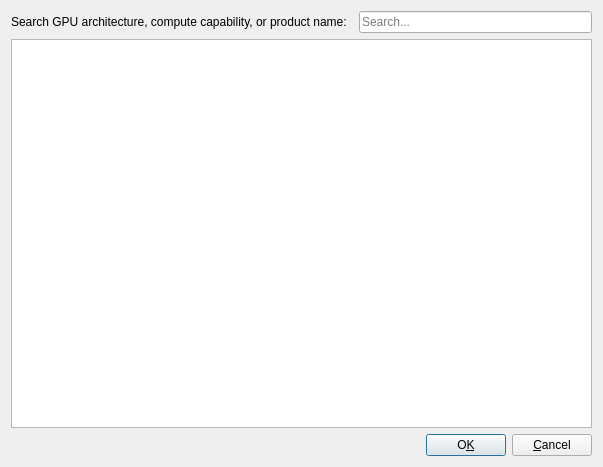
<?xml version="1.0" encoding="UTF-8"?>
<ui version="4.0">
 <class>rgTargetGpusDialog</class>
 <widget class="QDialog" name="rgTargetGpusDialog">
  <property name="geometry">
   <rect>
    <x>0</x>
    <y>0</y>
    <width>603</width>
    <height>467</height>
   </rect>
  </property>
  <property name="windowTitle">
   <string>Select Target GPUs</string>
  </property>
  <layout class="QGridLayout" name="gridLayout_2">
   <item row="0" column="0">
    <layout class="QVBoxLayout" name="verticalLayout">
     <item>
      <layout class="QGridLayout" name="gridLayout" columnstretch="0,0">
       <property name="sizeConstraint">
        <enum>QLayout::SetDefaultConstraint</enum>
       </property>
       <property name="horizontalSpacing">
        <number>12</number>
       </property>
       <item row="1" column="1">
        <widget class="QLineEdit" name="searchTextbox">
         <property name="sizePolicy">
          <sizepolicy hsizetype="Minimum" vsizetype="Fixed">
           <horstretch>0</horstretch>
           <verstretch>0</verstretch>
          </sizepolicy>
         </property>
         <property name="minimumSize">
          <size>
           <width>180</width>
           <height>0</height>
          </size>
         </property>
         <property name="placeholderText">
          <string>Search...</string>
         </property>
        </widget>
       </item>
       <item row="1" column="0">
        <widget class="QLabel" name="searchTextLabel">
         <property name="sizePolicy">
          <sizepolicy hsizetype="Maximum" vsizetype="Preferred">
           <horstretch>0</horstretch>
           <verstretch>0</verstretch>
          </sizepolicy>
         </property>
         <property name="text">
          <string>Search GPU architecture, compute capability, or product name:</string>
         </property>
         <property name="scaledContents">
          <bool>false</bool>
         </property>
         <property name="wordWrap">
          <bool>false</bool>
         </property>
        </widget>
       </item>
      </layout>
     </item>
     <item>
      <widget class="QTreeView" name="gpuTreeView">
       <property name="cursor" stdset="0">
        <cursorShape>PointingHandCursor</cursorShape>
       </property>
       <property name="selectionMode">
        <enum>QAbstractItemView::SingleSelection</enum>
       </property>
       <property name="indentation">
        <number>0</number>
       </property>
       <attribute name="headerVisible">
        <bool>true</bool>
       </attribute>
      </widget>
     </item>
    </layout>
   </item>
   <item row="1" column="0">
    <layout class="QHBoxLayout" name="horizontalLayout">
     <item>
      <spacer name="horizontalSpacer">
       <property name="orientation">
        <enum>Qt::Horizontal</enum>
       </property>
       <property name="sizeHint" stdset="0">
        <size>
         <width>40</width>
         <height>20</height>
        </size>
       </property>
      </spacer>
     </item>
     <item>
      <widget class="QPushButton" name="OkPushButton">
       <property name="cursor">
        <cursorShape>PointingHandCursor</cursorShape>
       </property>
       <property name="text">
        <string>O&amp;K</string>
       </property>
      </widget>
     </item>
     <item>
      <widget class="QPushButton" name="cancelPushButton">
       <property name="cursor">
        <cursorShape>PointingHandCursor</cursorShape>
       </property>
       <property name="text">
        <string>&amp;Cancel</string>
       </property>
      </widget>
     </item>
    </layout>
   </item>
  </layout>
 </widget>
 <resources/>
</ui>
